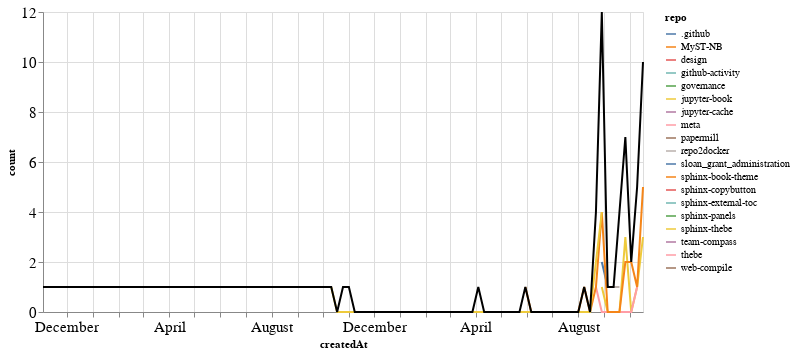

Notebook source saved alongside this figure:
### Markdown cell above
### PRs

### Code cell
prs_time = prs.groupby('repo').resample('W', on='createdAt').count()['author'].reset_index()
prs_time = prs_time.rename(columns={'author': 'count'})
prs_time_total = prs_time.groupby('createdAt').agg({"count": "sum"}).reset_index()

ch1 = alt.Chart(prs_time, width=600).mark_line().encode(
    x='createdAt',
    y='count',
    color='repo',
    tooltip="repo"
)

ch2 = alt.Chart(prs_time_total, width=600).mark_line(color="black").encode(
    x='createdAt',
    y='count',
)

ch1 + ch2

### Figure 1 — Vega-Lite specification as saved in the notebook (floating-point values rounded to 4 significant figures)
{"config": {"axisLeft": {"labelFontSize": 15}, "axisBottom": {"labelFontSize": 15}}, "layer": [{"data": {"name": "data-6349caa9540eac9406e5cad4e633fe93"}, "mark": "line", "encoding": {"color": {"type": "nominal", "field": "repo"}, "tooltip": {"type": "nominal", "field": "repo"}, "x": {"type": "temporal", "field": "createdAt"}, "y": {"type": "quantitative", "field": "count"}}, "width": 600}, {"data": {"name": "data-dfcdfb447cb58f5776c094362c18965c"}, "mark": {"type": "line", "color": "black"}, "encoding": {"x": {"type": "temporal", "field": "createdAt"}, "y": {"type": "quantitative", "field": "count"}}, "width": 600}], "$schema": "https://vega.github.io/schema/vega-lite/v4.8.1.json", "datasets": {"data-6349caa9540eac9406e5cad4e633fe93": [{"repo": ".github", "createdAt": "2021-08-29T00:00:00", "count": 2}, {"repo": ".github", "createdAt": "2021-09-05T00:00:00", "count": 1}, {"repo": "MyST-NB", "createdAt": "2021-10-10T00:00:00", "count": 1}, {"repo": "design", "createdAt": "2019-11-03T00:00:00", "count": 1}, {"repo": "github-activity", "createdAt": "2021-04-04T00:00:00", "count": 1}, {"repo": "governance", "createdAt": "2021-09-19T00:00:00", "count": 2}, {"repo": "jupyter-book", "createdAt": "2021-08-29T00:00:00", "count": 1}, {"repo": "jupyter-book", "createdAt": "2021-09-05T00:00:00", "count": 0}, {"repo": "jupyter-book", "createdAt": "2021-09-12T00:00:00", "count": 0}, {"repo": "jupyter-book", "createdAt": "2021-09-19T00:00:00", "count": 0}, {"repo": "jupyter-book", "createdAt": "2021-09-26T00:00:00", "count": 3}, {"repo": "jupyter-book", "createdAt": "2021-10-03T00:00:00", "count": 0}, {"repo": "jupyter-book", "createdAt": "2021-10-10T00:00:00", "count": 1}, {"repo": "jupyter-book", "createdAt": "2021-10-17T00:00:00", "count": 3}, {"repo": "jupyter-cache", "createdAt": "2020-05-17T00:00:00", "count": 1}, {"repo": "meta", "createdAt": "2021-08-22T00:00:00", "count": 1}, {"repo": "meta", "createdAt": "2021-08-29T00:00:00", "count": 0}, {"repo": "meta", "createdAt": "2021-09-05T00:00:00", "count": 0}, {"repo": "meta", "createdAt": "2021-09-12T00:00:00", "count": 0}, {"repo": "meta", "createdAt": "2021-09-19T00:00:00", "count": 0}, {"repo": "meta", "createdAt": "2021-09-26T00:00:00", "count": 0}, {"repo": "meta", "createdAt": "2021-10-03T00:00:00", "count": 0}, {"repo": "meta", "createdAt": "2021-10-10T00:00:00", "count": 1}, {"repo": "papermill", "createdAt": "2021-08-29T00:00:00", "count": 1}, {"repo": "repo2docker", "createdAt": "2021-09-12T00:00:00", "count": 1}, {"repo": "repo2docker", "createdAt": "2021-09-19T00:00:00", "count": 1}, {"repo": "sloan_grant_administration", "createdAt": "2021-10-10T00:00:00", "count": 1}, {"repo": "sphinx-book-theme", "createdAt": "2021-05-30T00:00:00", "count": 1}, {"repo": "sphinx-book-theme", "createdAt": "2021-06-06T00:00:00", "count": 0}, {"repo": "sphinx-book-theme", "createdAt": "2021-06-13T00:00:00", "count": 0}, {"repo": "sphinx-book-theme", "createdAt": "2021-06-20T00:00:00", "count": 0}, {"repo": "sphinx-book-theme", "createdAt": "2021-06-27T00:00:00", "count": 0}, {"repo": "sphinx-book-theme", "createdAt": "2021-07-04T00:00:00", "count": 0}, {"repo": "sphinx-book-theme", "createdAt": "2021-07-11T00:00:00", "count": 0}, {"repo": "sphinx-book-theme", "createdAt": "2021-07-18T00:00:00", "count": 0}, {"repo": "sphinx-book-theme", "createdAt": "2021-07-25T00:00:00", "count": 0}, {"repo": "sphinx-book-theme", "createdAt": "2021-08-01T00:00:00", "count": 0}, {"repo": "sphinx-book-theme", "createdAt": "2021-08-08T00:00:00", "count": 1}, {"repo": "sphinx-book-theme", "createdAt": "2021-08-15T00:00:00", "count": 0}, {"repo": "sphinx-book-theme", "createdAt": "2021-08-22T00:00:00", "count": 1}, {"repo": "sphinx-book-theme", "createdAt": "2021-08-29T00:00:00", "count": 4}, {"repo": "sphinx-book-theme", "createdAt": "2021-09-05T00:00:00", "count": 0}, {"repo": "sphinx-book-theme", "createdAt": "2021-09-12T00:00:00", "count": 0}, {"repo": "sphinx-book-theme", "createdAt": "2021-09-19T00:00:00", "count": 0}, {"repo": "sphinx-book-theme", "createdAt": "2021-09-26T00:00:00", "count": 2}, {"repo": "sphinx-book-theme", "createdAt": "2021-10-03T00:00:00", "count": 2}, {"repo": "sphinx-book-theme", "createdAt": "2021-10-10T00:00:00", "count": 1}, {"repo": "sphinx-book-theme", "createdAt": "2021-10-17T00:00:00", "count": 5}, {"repo": "sphinx-copybutton", "createdAt": "2021-10-17T00:00:00", "count": 2}, {"repo": "sphinx-external-toc", "createdAt": "2021-09-19T00:00:00", "count": 1}, {"repo": "sphinx-panels", "createdAt": "2020-10-25T00:00:00", "count": 1}, {"repo": "sphinx-thebe", "createdAt": "2020-10-11T00:00:00", "count": 1}, {"repo": "sphinx-thebe", "createdAt": "2020-10-18T00:00:00", "count": 0}, {"repo": "sphinx-thebe", "createdAt": "2020-10-25T00:00:00", "count": 0}, {"repo": "sphinx-thebe", "createdAt": "2020-11-01T00:00:00", "count": 0}, {"repo": "sphinx-thebe", "createdAt": "2020-11-08T00:00:00", "count": 0}, {"repo": "sphinx-thebe", "createdAt": "2020-11-15T00:00:00", "count": 0}, {"repo": "sphinx-thebe", "createdAt": "2020-11-22T00:00:00", "count": 0}, {"repo": "sphinx-thebe", "createdAt": "2020-11-29T00:00:00", "count": 0}, {"repo": "sphinx-thebe", "createdAt": "2020-12-06T00:00:00", "count": 0}, {"repo": "sphinx-thebe", "createdAt": "2020-12-13T00:00:00", "count": 0}, {"repo": "sphinx-thebe", "createdAt": "2020-12-20T00:00:00", "count": 0}, {"repo": "sphinx-thebe", "createdAt": "2020-12-27T00:00:00", "count": 0}, {"repo": "sphinx-thebe", "createdAt": "2021-01-03T00:00:00", "count": 0}, {"repo": "sphinx-thebe", "createdAt": "2021-01-10T00:00:00", "count": 0}, {"repo": "sphinx-thebe", "createdAt": "2021-01-17T00:00:00", "count": 0}, {"repo": "sphinx-thebe", "createdAt": "2021-01-24T00:00:00", "count": 0}, {"repo": "sphinx-thebe", "createdAt": "2021-01-31T00:00:00", "count": 0}, {"repo": "sphinx-thebe", "createdAt": "2021-02-07T00:00:00", "count": 0}, {"repo": "sphinx-thebe", "createdAt": "2021-02-14T00:00:00", "count": 0}, {"repo": "sphinx-thebe", "createdAt": "2021-02-21T00:00:00", "count": 0}, {"repo": "sphinx-thebe", "createdAt": "2021-02-28T00:00:00", "count": 0}, {"repo": "sphinx-thebe", "createdAt": "2021-03-07T00:00:00", "count": 0}, {"repo": "sphinx-thebe", "createdAt": "2021-03-14T00:00:00", "count": 0}, {"repo": "sphinx-thebe", "createdAt": "2021-03-21T00:00:00", "count": 0}, {"repo": "sphinx-thebe", "createdAt": "2021-03-28T00:00:00", "count": 0}, {"repo": "sphinx-thebe", "createdAt": "2021-04-04T00:00:00", "count": 0}, {"repo": "sphinx-thebe", "createdAt": "2021-04-11T00:00:00", "count": 0}, {"repo": "sphinx-thebe", "createdAt": "2021-04-18T00:00:00", "count": 0}, {"repo": "sphinx-thebe", "createdAt": "2021-04-25T00:00:00", "count": 0}, {"repo": "sphinx-thebe", "createdAt": "2021-05-02T00:00:00", "count": 0}, {"repo": "sphinx-thebe", "createdAt": "2021-05-09T00:00:00", "count": 0}, {"repo": "sphinx-thebe", "createdAt": "2021-05-16T00:00:00", "count": 0}, {"repo": "sphinx-thebe", "createdAt": "2021-05-23T00:00:00", "count": 0}, {"repo": "sphinx-thebe", "createdAt": "2021-05-30T00:00:00", "count": 0}, {"repo": "sphinx-thebe", "createdAt": "2021-06-06T00:00:00", "count": 0}, {"repo": "sphinx-thebe", "createdAt": "2021-06-13T00:00:00", "count": 0}, {"repo": "sphinx-thebe", "createdAt": "2021-06-20T00:00:00", "count": 0}, {"repo": "sphinx-thebe", "createdAt": "2021-06-27T00:00:00", "count": 0}, {"repo": "sphinx-thebe", "createdAt": "2021-07-04T00:00:00", "count": 0}, {"repo": "sphinx-thebe", "createdAt": "2021-07-11T00:00:00", "count": 0}, {"repo": "sphinx-thebe", "createdAt": "2021-07-18T00:00:00", "count": 0}, {"repo": "sphinx-thebe", "createdAt": "2021-07-25T00:00:00", "count": 0}, {"repo": "sphinx-thebe", "createdAt": "2021-08-01T00:00:00", "count": 0}, {"repo": "sphinx-thebe", "createdAt": "2021-08-08T00:00:00", "count": 0}, {"repo": "sphinx-thebe", "createdAt": "2021-08-15T00:00:00", "count": 0}, {"repo": "sphinx-thebe", "createdAt": "2021-08-22T00:00:00", "count": 2}, {"repo": "sphinx-thebe", "createdAt": "2021-08-29T00:00:00", "count": 4}, {"repo": "team-compass", "createdAt": "2021-09-26T00:00:00", "count": 1}, {"repo": "thebe", "createdAt": "2020-11-01T00:00:00", "count": 1}, {"repo": "web-compile", "createdAt": "2021-09-26T00:00:00", "count": 1}], "data-dfcdfb447cb58f5776c094362c18965c": [{"createdAt": "2019-11-03T00:00:00", "count": 1}, {"createdAt": "2020-05-17T00:00:00", "count": 1}, {"createdAt": "2020-10-11T00:00:00", "count": 1}, {"createdAt": "2020-10-18T00:00:00", "count": 0}, {"createdAt": "2020-10-25T00:00:00", "count": 1}, {"createdAt": "2020-11-01T00:00:00", "count": 1}, {"createdAt": "2020-11-08T00:00:00", "count": 0}, {"createdAt": "2020-11-15T00:00:00", "count": 0}, {"createdAt": "2020-11-22T00:00:00", "count": 0}, {"createdAt": "2020-11-29T00:00:00", "count": 0}, {"createdAt": "2020-12-06T00:00:00", "count": 0}, {"createdAt": "2020-12-13T00:00:00", "count": 0}, {"createdAt": "2020-12-20T00:00:00", "count": 0}, {"createdAt": "2020-12-27T00:00:00", "count": 0}, {"createdAt": "2021-01-03T00:00:00", "count": 0}, {"createdAt": "2021-01-10T00:00:00", "count": 0}, {"createdAt": "2021-01-17T00:00:00", "count": 0}, {"createdAt": "2021-01-24T00:00:00", "count": 0}, {"createdAt": "2021-01-31T00:00:00", "count": 0}, {"createdAt": "2021-02-07T00:00:00", "count": 0}, {"createdAt": "2021-02-14T00:00:00", "count": 0}, {"createdAt": "2021-02-21T00:00:00", "count": 0}, {"createdAt": "2021-02-28T00:00:00", "count": 0}, {"createdAt": "2021-03-07T00:00:00", "count": 0}, {"createdAt": "2021-03-14T00:00:00", "count": 0}, {"createdAt": "2021-03-21T00:00:00", "count": 0}, {"createdAt": "2021-03-28T00:00:00", "count": 0}, {"createdAt": "2021-04-04T00:00:00", "count": 1}, {"createdAt": "2021-04-11T00:00:00", "count": 0}, {"createdAt": "2021-04-18T00:00:00", "count": 0}, {"createdAt": "2021-04-25T00:00:00", "count": 0}, {"createdAt": "2021-05-02T00:00:00", "count": 0}, {"createdAt": "2021-05-09T00:00:00", "count": 0}, {"createdAt": "2021-05-16T00:00:00", "count": 0}, {"createdAt": "2021-05-23T00:00:00", "count": 0}, {"createdAt": "2021-05-30T00:00:00", "count": 1}, {"createdAt": "2021-06-06T00:00:00", "count": 0}, {"createdAt": "2021-06-13T00:00:00", "count": 0}, {"createdAt": "2021-06-20T00:00:00", "count": 0}, {"createdAt": "2021-06-27T00:00:00", "count": 0}, {"createdAt": "2021-07-04T00:00:00", "count": 0}, {"createdAt": "2021-07-11T00:00:00", "count": 0}, {"createdAt": "2021-07-18T00:00:00", "count": 0}, {"createdAt": "2021-07-25T00:00:00", "count": 0}, {"createdAt": "2021-08-01T00:00:00", "count": 0}, {"createdAt": "2021-08-08T00:00:00", "count": 1}, {"createdAt": "2021-08-15T00:00:00", "count": 0}, {"createdAt": "2021-08-22T00:00:00", "count": 4}, {"createdAt": "2021-08-29T00:00:00", "count": 12}, {"createdAt": "2021-09-05T00:00:00", "count": 1}, {"createdAt": "2021-09-12T00:00:00", "count": 1}, {"createdAt": "2021-09-19T00:00:00", "count": 4}, {"createdAt": "2021-09-26T00:00:00", "count": 7}, {"createdAt": "2021-10-03T00:00:00", "count": 2}, {"createdAt": "2021-10-10T00:00:00", "count": 5}, {"createdAt": "2021-10-17T00:00:00", "count": 10}]}}
